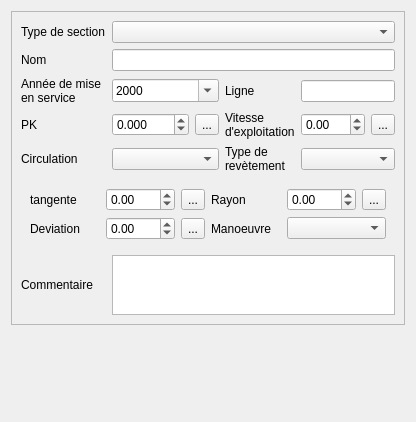
<?xml version="1.0" encoding="UTF-8"?>
<ui version="4.0">
 <class>Form</class>
 <widget class="QWidget" name="Form">
  <property name="geometry">
   <rect>
    <x>0</x>
    <y>0</y>
    <width>416</width>
    <height>422</height>
   </rect>
  </property>
  <property name="windowTitle">
   <string>Form</string>
  </property>
  <layout class="QVBoxLayout" name="verticalLayout" stretch="0,10">
   <property name="spacing">
    <number>3</number>
   </property>
   <item>
    <widget class="QFrame" name="frame_5">
     <property name="frameShape">
      <enum>QFrame::StyledPanel</enum>
     </property>
     <property name="frameShadow">
      <enum>QFrame::Raised</enum>
     </property>
     <layout class="QGridLayout" name="gridLayout_5">
      <item row="4" column="0">
       <widget class="QLabel" name="label_4">
        <property name="text">
         <string>PK</string>
        </property>
        <property name="wordWrap">
         <bool>true</bool>
        </property>
       </widget>
      </item>
      <item row="9" column="0">
       <widget class="QLabel" name="label_15">
        <property name="text">
         <string>Commentaire</string>
        </property>
       </widget>
      </item>
      <item row="1" column="0">
       <widget class="QLabel" name="label">
        <property name="text">
         <string>Nom</string>
        </property>
        <property name="wordWrap">
         <bool>true</bool>
        </property>
       </widget>
      </item>
      <item row="4" column="1">
       <widget class="QDoubleSpinBox" name="doubleSpinBox_pk">
        <property name="decimals">
         <number>3</number>
        </property>
        <property name="minimum">
         <double>-1.000000000000000</double>
        </property>
        <property name="maximum">
         <double>9999.000000000000000</double>
        </property>
       </widget>
      </item>
      <item row="6" column="0">
       <widget class="QLabel" name="label_7">
        <property name="text">
         <string>Circulation</string>
        </property>
        <property name="wordWrap">
         <bool>true</bool>
        </property>
       </widget>
      </item>
      <item row="2" column="0">
       <widget class="QLabel" name="label_2">
        <property name="text">
         <string>Année de mise en service</string>
        </property>
        <property name="wordWrap">
         <bool>true</bool>
        </property>
       </widget>
      </item>
      <item row="0" column="0">
       <widget class="QLabel" name="label_5">
        <property name="text">
         <string>Type de section</string>
        </property>
        <property name="wordWrap">
         <bool>true</bool>
        </property>
       </widget>
      </item>
      <item row="2" column="3">
       <widget class="QLabel" name="label_3">
        <property name="text">
         <string>Ligne</string>
        </property>
        <property name="wordWrap">
         <bool>true</bool>
        </property>
       </widget>
      </item>
      <item row="6" column="3">
       <widget class="QLabel" name="label_8">
        <property name="text">
         <string>Type de revètement</string>
        </property>
        <property name="wordWrap">
         <bool>true</bool>
        </property>
       </widget>
      </item>
      <item row="6" column="4" colspan="2">
       <widget class="QComboBox" name="comboBox_typerevet"/>
      </item>
      <item row="4" column="4">
       <widget class="QDoubleSpinBox" name="doubleSpinBox_vitessseexploit">
        <property name="minimum">
         <double>-1.000000000000000</double>
        </property>
        <property name="maximum">
         <double>999.000000000000000</double>
        </property>
       </widget>
      </item>
      <item row="4" column="3">
       <widget class="QLabel" name="label_6">
        <property name="text">
         <string>Vitesse d'exploitation</string>
        </property>
        <property name="wordWrap">
         <bool>true</bool>
        </property>
       </widget>
      </item>
      <item row="2" column="4" colspan="2">
       <widget class="QLineEdit" name="lineEdit_ligne"/>
      </item>
      <item row="4" column="5">
       <widget class="QToolButton" name="toolButton_vit">
        <property name="text">
         <string>...</string>
        </property>
       </widget>
      </item>
      <item row="4" column="2">
       <widget class="QToolButton" name="toolButton_pk">
        <property name="text">
         <string>...</string>
        </property>
       </widget>
      </item>
      <item row="6" column="1" colspan="2">
       <widget class="QComboBox" name="comboBox_circulation"/>
      </item>
      <item row="2" column="1" colspan="2">
       <widget class="QDateEdit" name="dateEdit_miseservice">
        <property name="displayFormat">
         <string>yyyy</string>
        </property>
        <property name="calendarPopup">
         <bool>true</bool>
        </property>
       </widget>
      </item>
      <item row="0" column="1" colspan="5">
       <widget class="QComboBox" name="comboBox_typesection"/>
      </item>
      <item row="1" column="1" colspan="5">
       <widget class="QLineEdit" name="lineEdit_nom"/>
      </item>
      <item row="8" column="0" colspan="6">
       <widget class="QStackedWidget" name="stackedWidget">
        <property name="currentIndex">
         <number>1</number>
        </property>
        <widget class="QWidget" name="page"/>
        <widget class="QWidget" name="page_2">
         <layout class="QGridLayout" name="gridLayout">
          <item row="2" column="1">
           <widget class="QDoubleSpinBox" name="doubleSpinBox_deviation">
            <property name="minimum">
             <double>-1.000000000000000</double>
            </property>
           </widget>
          </item>
          <item row="0" column="0">
           <widget class="QLabel" name="label_9">
            <property name="text">
             <string>tangente</string>
            </property>
            <property name="wordWrap">
             <bool>true</bool>
            </property>
           </widget>
          </item>
          <item row="0" column="1">
           <widget class="QDoubleSpinBox" name="doubleSpinBox_tangente">
            <property name="minimum">
             <double>-1.000000000000000</double>
            </property>
           </widget>
          </item>
          <item row="2" column="0">
           <widget class="QLabel" name="label_11">
            <property name="text">
             <string>Deviation</string>
            </property>
            <property name="wordWrap">
             <bool>true</bool>
            </property>
           </widget>
          </item>
          <item row="2" column="2">
           <widget class="QToolButton" name="toolButton_deviation">
            <property name="text">
             <string>...</string>
            </property>
           </widget>
          </item>
          <item row="0" column="2">
           <widget class="QToolButton" name="toolButton_tangente">
            <property name="text">
             <string>...</string>
            </property>
           </widget>
          </item>
          <item row="0" column="4">
           <widget class="QDoubleSpinBox" name="doubleSpinBox_rayon">
            <property name="minimum">
             <double>-1.000000000000000</double>
            </property>
           </widget>
          </item>
          <item row="0" column="3">
           <widget class="QLabel" name="label_10">
            <property name="text">
             <string>Rayon</string>
            </property>
            <property name="wordWrap">
             <bool>true</bool>
            </property>
           </widget>
          </item>
          <item row="2" column="3">
           <widget class="QLabel" name="label_12">
            <property name="text">
             <string>Manoeuvre</string>
            </property>
            <property name="wordWrap">
             <bool>true</bool>
            </property>
           </widget>
          </item>
          <item row="0" column="5">
           <widget class="QToolButton" name="toolButton_rayon">
            <property name="text">
             <string>...</string>
            </property>
           </widget>
          </item>
          <item row="2" column="4" colspan="2">
           <widget class="QComboBox" name="comboBox_manoeuvre"/>
          </item>
         </layout>
        </widget>
       </widget>
      </item>
      <item row="9" column="1" colspan="5">
       <widget class="QTextBrowser" name="textBrowser_commentaire">
        <property name="maximumSize">
         <size>
          <width>16777215</width>
          <height>60</height>
         </size>
        </property>
        <property name="readOnly">
         <bool>false</bool>
        </property>
       </widget>
      </item>
     </layout>
    </widget>
   </item>
   <item>
    <spacer name="verticalSpacer">
     <property name="orientation">
      <enum>Qt::Vertical</enum>
     </property>
     <property name="sizeHint" stdset="0">
      <size>
       <width>20</width>
       <height>40</height>
      </size>
     </property>
    </spacer>
   </item>
  </layout>
 </widget>
 <resources>
  <include location="../../resources.qrc"/>
 </resources>
 <connections/>
</ui>
